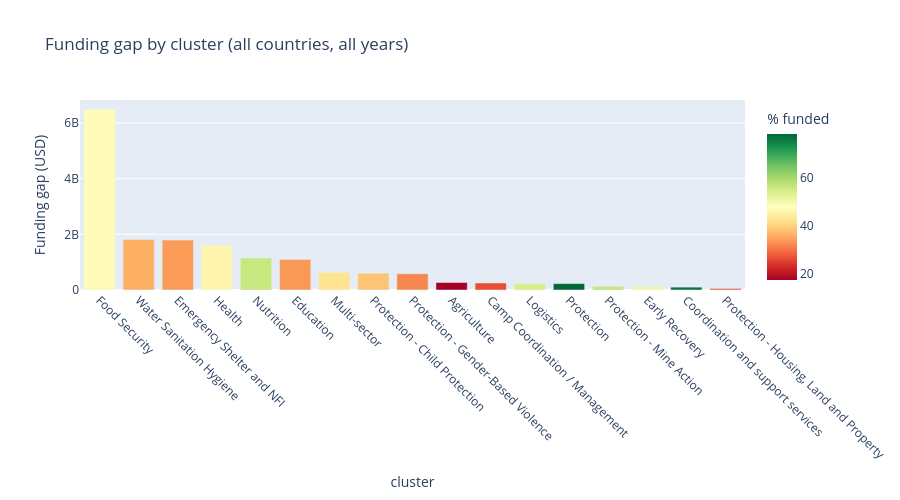

Source (notebook cell):
### Markdown cell above
## Funding gap by cluster

### Code cell
gap_by_cluster = (
    df.groupby('cluster')[['requirements_cluster_specific', 'funding_cluster_specific']]
    .sum()
    .assign(gap=lambda x: x['requirements_cluster_specific'] - x['funding_cluster_specific'])
    .assign(pct_funded=lambda x: (x['funding_cluster_specific'] / x['requirements_cluster_specific'] * 100).round(1))
    .sort_values('gap', ascending=False)
    .reset_index()
)

fig = px.bar(
    gap_by_cluster,
    x='cluster', y='gap',
    color='pct_funded',
    color_continuous_scale='RdYlGn',
    labels={'gap': 'Funding gap (USD)', 'pct_funded': '% funded'},
    title='Funding gap by cluster (all countries, all years)',
    height=500,
)
fig.update_xaxes(tickangle=45)
fig.show()
gap_by_cluster

### Figure 1 — Plotly figure (JSON) as saved in the notebook; plotly's stock layout.template omitted (floating-point values rounded to 4 significant figures)
{"data": [{"hovertemplate": "cluster=%{x}<br>Funding gap (USD)=%{y}<br>% funded=%{marker.color}<extra></extra>", "legendgroup": "", "marker": {"color": [47.0, 35.9, 33.9, 45.7, 56.0, 33.6, 42.4, 38.3, 32.0, 17.5, 26.6, 53.7, 78.1, 56.6, 50.3, 76.7, 27.2], "coloraxis": "coloraxis", "pattern": {"shape": ""}}, "name": "", "orientation": "v", "showlegend": false, "textposition": "auto", "type": "bar", "x": ["Food Security", "Water Sanitation Hygiene", "Emergency Shelter and NFI", "Health", "Nutrition", "Education", "Multi-sector", "Protection - Child Protection", "Protection - Gender-Based Violence", "Agriculture", "Camp Coordination / Management", "Logistics", "Protection", "Protection - Mine Action", "Early Recovery", "Coordination and support services", "Protection - Housing, Land and Property"], "xaxis": "x", "y": [6485000000.0, 1814000000.0, 1794000000.0, 1600000000.0, 1149000000.0, 1099000000.0, 632000000.0, 603300000.0, 583700000.0, 272000000.0, 251000000.0, 236900000.0, 229800000.0, 132100000.0, 122600000.0, 102900000.0, 58090000.0], "yaxis": "y"}], "layout": {"barmode": "relative", "coloraxis": {"colorbar": {"title": {"text": "% funded"}}, "colorscale": [[0.0, "rgb(165,0,38)"], [0.1, "rgb(215,48,39)"], [0.2, "rgb(244,109,67)"], [0.3, "rgb(253,174,97)"], [0.4, "rgb(254,224,139)"], [0.5, "rgb(255,255,191)"], [0.6, "rgb(217,239,139)"], [0.7, "rgb(166,217,106)"], [0.8, "rgb(102,189,99)"], [0.9, "rgb(26,152,80)"], [1.0, "rgb(0,104,55)"]]}, "height": 500, "legend": {"tracegroupgap": 0}, "title": {"text": "Funding gap by cluster (all countries, all years)"}, "xaxis": {"anchor": "y", "domain": [0.0, 1.0], "tickangle": 45, "title": {"text": "cluster"}}, "yaxis": {"anchor": "x", "domain": [0.0, 1.0], "title": {"text": "Funding gap (USD)"}}}}
